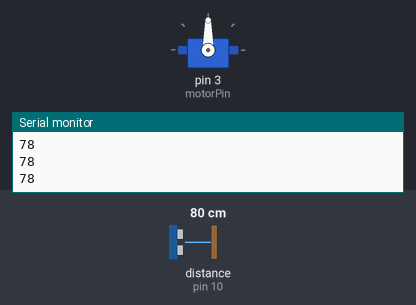
Bench run of a sketch on a simulated Arduino Uno, built with avr-gcc and run on an emulated ATmega328P. Parts: servo, the last lines printed to the serial monitor. Wiring (inferred from the names in the program): ultrasonic range finder: trigger pin 9; echo pin 10. Inputs (shaded band) come from the test bench; at power-on: distance to the obstacle (sensor on pin 10) 80 cm. The echo pulse lasts 58.3 µs per cm.

Above: at 1.3 s.
1.4 s: distance to the obstacle (sensor on pin 10) set to 12 cm
2.9 s: distance to the obstacle (sensor on pin 10) set to 9 cm
At 4.0 s:
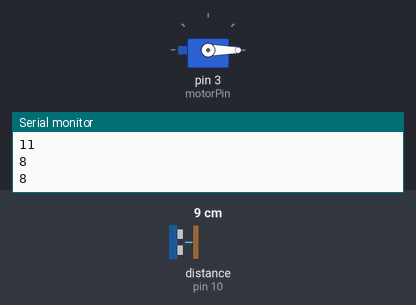
4.5 s: distance to the obstacle (sensor on pin 10) set to 18 cm
At 5.3 s:
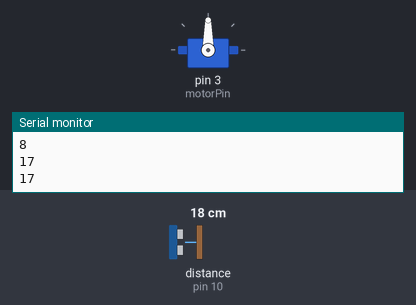
6.0 s: distance to the obstacle (sensor on pin 10) set to 2 cm
At 6.5 s:
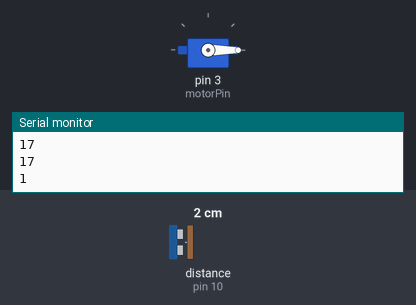
Timing chart, 0 to 8.5 s (numbered marks = the images above; inputs shaded):
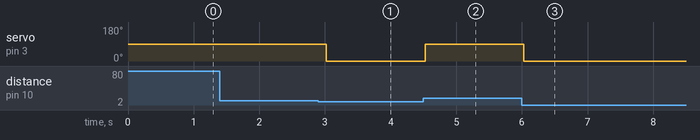

Measured:
- the behaviour switches between 11 and 10 cm on distance to the obstacle (sensor on pin 10) (found by bisection; images 0 and 1)
- after the input at 2.9 s, servo on pin 3 (motorPin): 90° → 0° after 0.12 s
- after the input at 4.5 s, servo on pin 3 (motorPin): 0° → 90° at once
- after the input at 6.0 s, servo on pin 3 (motorPin): 90° → 0° at once

The sketch:

arduino_code.ino
```cpp
#include <Servo.h>

Servo motor;
int trigPin = 9;
int echoPin = 10;
int motorPin = 3;

void setup() {
  Serial.begin(9600);
  motor.attach(motorPin);
  pinMode(trigPin, OUTPUT);
  pinMode(echoPin, INPUT);
}

void loop() {
  digitalWrite(trigPin, LOW);
  delayMicroseconds(2);
  digitalWrite(trigPin, HIGH);
  delayMicroseconds(10);
  digitalWrite(trigPin, LOW);

  long duration = pulseIn(echoPin, HIGH);
  int distance = duration * 0.034 / 2;

  if (distance < 10) {
    motor.write(0);  // Stop
  } else {
    motor.write(90); // Move Forward
  }

  Serial.println(distance);
  delay(500);
}
```
